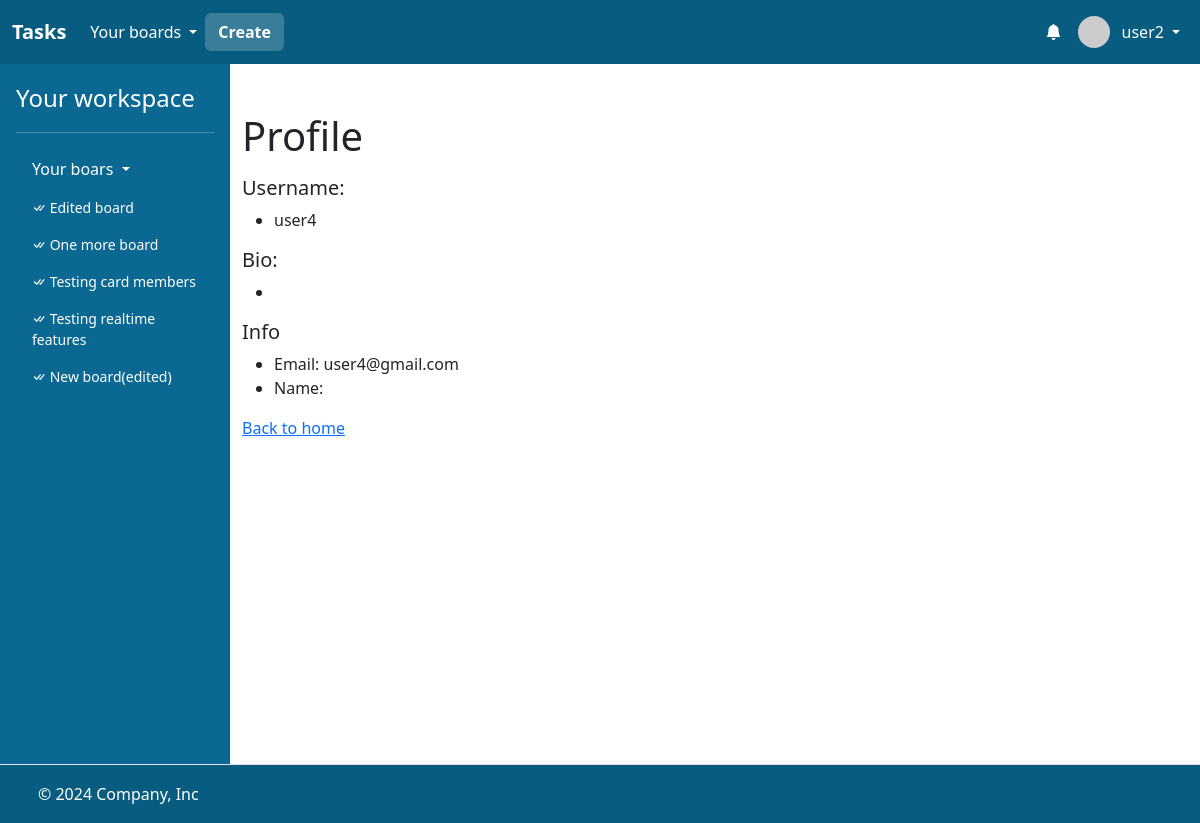
The page /profile/4 (signed in) on the database as committed earlier.
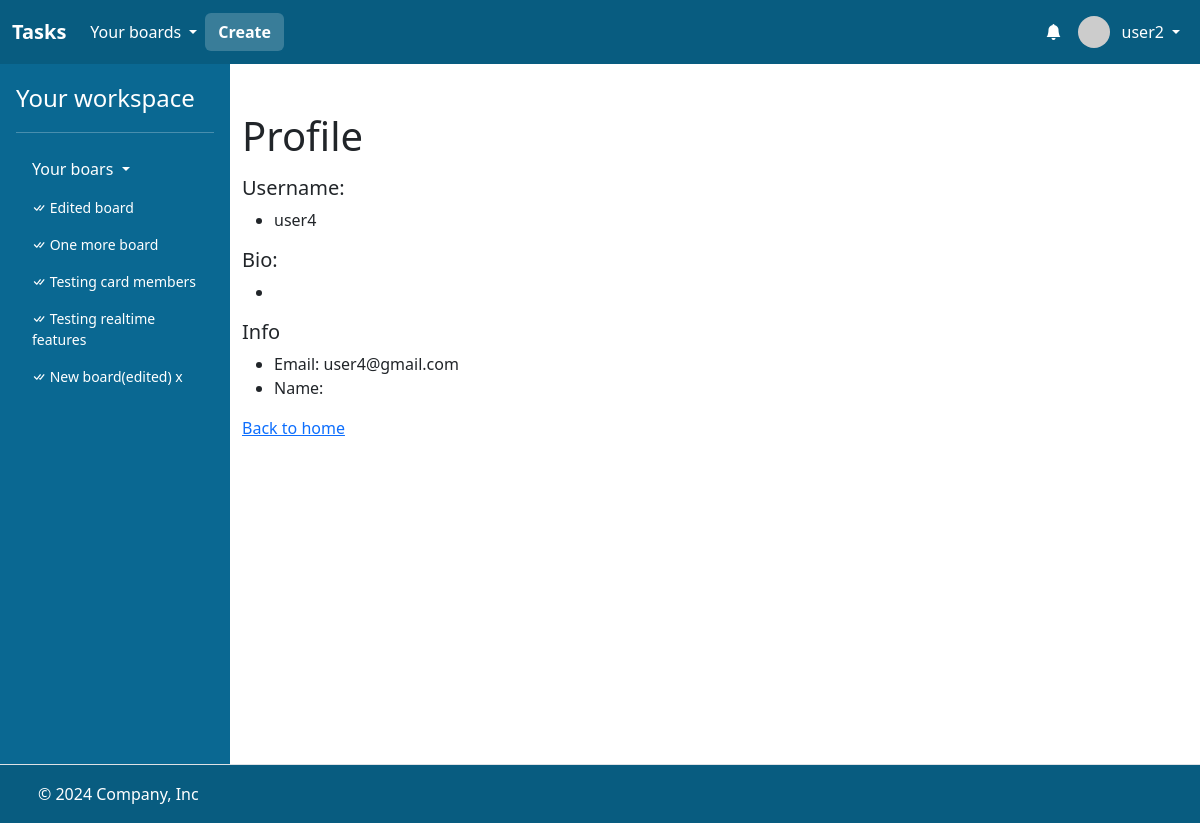
The same page on the database as committed later.
### task/models.py (models this page shows)
class Board(models.Model):
    name = models.CharField(max_length=256)
    description = models.CharField(max_length=256)
    members = models.ManyToManyField(User, related_name="boards")
    created_at = models.DateTimeField(auto_now_add=True)

### task/views.py (the view)
# urls.py: path("profile/<int:profile_id>", views.profile_view, name="profile"),
@login_required
def profile_view(request, profile_id):
    profile = User.objects.filter(id=profile_id).first()
    return render(
        request,
        "task/profile.html",
        {"boards": request.user.boards.all(), "profile": profile},
    )

### task/templates/task/profile.html (shortened to what this page needs)
{% extends "task/layout.html" %}
{% block main %}
    <div class="container">
        <div class="mt-5">
            <h1>Profile</h1>
            <h5 class="mt-3">Username:</h5>
            <ul>
                <li>
                    {{ profile.username }}
                </li>
            </ul>
            <h5>Bio:</h5>
            <ul>
                <li>
                </li>
            </ul>
            <h5>Info</h5>
            <ul>
                <li>
                    Email: {{ profile.email }}
                </li>
                <li>
                    Name: {{ profile.first_name }} {{ profile.last_name }}
                </li>
            </ul>
        </div>
        <div class="mt-3">
            <a class="link-primary" href="{% url 'index' %}">Back to home</a>
        </div>
    </div>
{% endblock %}

### task/templates/task/layout.html (shortened to what the changed rows need)
<!DOCTYPE html>
{% load static %}
{% load humanize %}
<html lang="en">
    <head>
        <link href="https://cdn.jsdelivr.net/npm/bootstrap@5.3.3/dist/css/bootstrap.min.css" rel="stylesheet">
        <link rel="stylesheet" href="https://cdn.jsdelivr.net/npm/bootstrap-icons@1.3.0/font/bootstrap-icons.css">
        <link href="{% static 'styles.css' %}" rel="stylesheet">
    </head>
    <body style="height: 100vh;">
        <div style="display: flex; flex-direction: column; height: 100%;">
            <main style="flex: 1;">
                <div class="d-flex flex-nowrap" style="height: 100%;">
                    {% if user.is_authenticated %}
                    <div class="d-none d-lg-flex flex-column flex-shrink-0 p-3 text-white" style="width: 230px; background: #0A6892;">
                        <ul class="nav nav-pills flex-column mb-auto">
                          <li class="mb-1">
                            <div class="collapse show " id="home-collapse">
                                <ul class="btn-toggle-nav list-unstyled fw-normal pb-1 small" style="max-height: 490px; overflow-y: auto;">
                                    {% for board in boards %}
                                    <li>
                                        <a href="{% url 'board' board.id %}" class="nav-link text-white">
                                            <i class="bi bi-check-all"></i>
                                            {{ board.name }}
                                        </a>
                                    </li>
                                    {% endfor %}
                                </ul>
                            </div>
                          </li>
                        </ul>
                    </div>
                    {% endif %}
                    <div style="flex: 1; background: white; overflow-x: hidden; min-height: 700px;">
                        {% block main %}
                        {% endblock %}
                    </div>
                </div>
            </main>
        </div>
    </body>
</html>

Rows that differ between the two databases and show on the page:
changed Board: name "New board(edited)" → "New board(edited) x"
